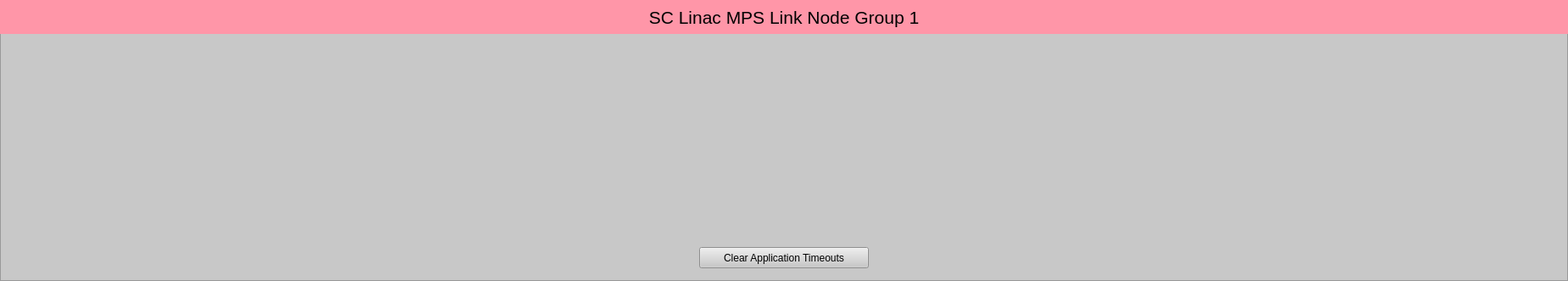
<?xml version="1.0" encoding="UTF-8"?>
<ui version="4.0">
 <class>Form</class>
 <widget class="QWidget" name="Form">
  <property name="geometry">
   <rect>
    <x>0</x>
    <y>0</y>
    <width>1848</width>
    <height>331</height>
   </rect>
  </property>
  <property name="windowTitle">
   <string>SC Linac MPS Link Node Group 1</string>
  </property>
  <widget class="QFrame" name="frame">
   <property name="geometry">
    <rect>
     <x>0</x>
     <y>0</y>
     <width>1848</width>
     <height>331</height>
    </rect>
   </property>
   <property name="styleSheet">
    <string notr="true">background-color: rgb(200, 200, 200);</string>
   </property>
   <property name="frameShape">
    <enum>QFrame::StyledPanel</enum>
   </property>
   <property name="frameShadow">
    <enum>QFrame::Raised</enum>
   </property>
   <widget class="QLabel" name="label">
    <property name="geometry">
     <rect>
      <x>0</x>
      <y>0</y>
      <width>1848</width>
      <height>40</height>
     </rect>
    </property>
    <property name="font">
     <font>
      <pointsize>16</pointsize>
     </font>
    </property>
    <property name="styleSheet">
     <string notr="true">background-color: rgb(255, 150, 168);</string>
    </property>
    <property name="text">
     <string>SC Linac MPS Link Node Group 1</string>
    </property>
    <property name="alignment">
     <set>Qt::AlignCenter</set>
    </property>
   </widget>
   <widget class="PyDMEmbeddedDisplay" name="PyDMEmbeddedDisplay">
    <property name="geometry">
     <rect>
      <x>1381</x>
      <y>50</y>
      <width>457</width>
      <height>230</height>
     </rect>
    </property>
    <property name="toolTip">
     <string/>
    </property>
    <property name="macros" stdset="0">
     <string>{"P":"MPLN:COL0:MP01:1","CN":"SIOC:SYS0:MP01","AID":"0","SLOT_FILE":"LinkNode56_slot.ui","P_IN":"SIOC:SYS0:MP01","PGP":"1","LN":"56","TYPE":"REM","LOCA":"COL0","IOC_UNIT":"MP01","INST":"1","VIS":"0","P_IN2":"SIOC:SYS0:MP03","TEXT":"CN B005"}</string>
    </property>
    <property name="filename" stdset="0">
     <string>$PYDM/mps/mps_crate_link.ui</string>
    </property>
   </widget>
   <widget class="PyDMEmbeddedDisplay" name="PyDMEmbeddedDisplay">
    <property name="geometry">
     <rect>
      <x>924</x>
      <y>50</y>
      <width>457</width>
      <height>230</height>
     </rect>
    </property>
    <property name="toolTip">
     <string/>
    </property>
    <property name="macros" stdset="0">
     <string>{"P":"MPLN:L0B:MP05:1","CN":"SIOC:SYS0:MP01","AID":"0","SLOT_FILE":"LinkNode55_slot.ui","P_IN":"MPLN:COL0:MP01:1","PGP":"0","LN":"55","TYPE":"LOC","LOCA":"L0B","IOC_UNIT":"MP05","INST":"1","VIS":"0","P_IN2":"MPLN:COL0:MP01:1","TEXT":"LN Rx"}</string>
    </property>
    <property name="filename" stdset="0">
     <string>$PYDM/mps/mps_crate_link.ui</string>
    </property>
   </widget>
   <widget class="PyDMEmbeddedDisplay" name="PyDMEmbeddedDisplay">
    <property name="geometry">
     <rect>
      <x>467</x>
      <y>50</y>
      <width>457</width>
      <height>230</height>
     </rect>
    </property>
    <property name="toolTip">
     <string/>
    </property>
    <property name="macros" stdset="0">
     <string>{"P":"MPLN:L0B:MP04:1","CN":"SIOC:SYS0:MP01","AID":"0","SLOT_FILE":"LinkNode54_slot.ui","P_IN":"MPLN:L0B:MP05:1","PGP":"0","LN":"54","TYPE":"LOC","LOCA":"L0B","IOC_UNIT":"MP04","INST":"1","VIS":"0","P_IN2":"MPLN:L0B:MP05:1","TEXT":"LN Rx"}</string>
    </property>
    <property name="filename" stdset="0">
     <string>$PYDM/mps/mps_crate_link.ui</string>
    </property>
   </widget>
   <widget class="PyDMEmbeddedDisplay" name="PyDMEmbeddedDisplay">
    <property name="geometry">
     <rect>
      <x>10</x>
      <y>50</y>
      <width>457</width>
      <height>230</height>
     </rect>
    </property>
    <property name="toolTip">
     <string/>
    </property>
    <property name="macros" stdset="0">
     <string>{"P":"MPLN:L0B:MP03:1","CN":"SIOC:SYS0:MP01","AID":"0","SLOT_FILE":"LinkNode53_slot.ui","P_IN":"MPLN:L0B:MP04:1","PGP":"0","LN":"53","TYPE":"LOC","LOCA":"L0B","IOC_UNIT":"MP03","INST":"1","VIS":"0","P_IN2":"MPLN:L0B:MP04:1","TEXT":"LN Rx"}</string>
    </property>
    <property name="filename" stdset="0">
     <string>$PYDM/mps/mps_crate_link.ui</string>
    </property>
   </widget>
   <widget class="PyDMDrawingImage" name="PyDMDrawingImage">
    <property name="geometry">
     <rect>
      <x>10</x>
      <y>279</y>
      <width>250</width>
      <height>50</height>
     </rect>
    </property>
    <property name="toolTip">
     <string/>
    </property>
    <property name="styleSheet">
     <string notr="true">background-color: rgb(200, 200, 200);</string>
    </property>
    <property name="filename" stdset="0">
     <string>$PYDM/mps/lcls_mps_lockup_sidebyside_digital.png</string>
    </property>
   </widget>
   <widget class="PyDMPushButton" name="PyDMPushButton">
    <property name="geometry">
     <rect>
      <x>824</x>
      <y>291</y>
      <width>200</width>
      <height>25</height>
     </rect>
    </property>
    <property name="toolTip">
     <string/>
    </property>
    <property name="text">
     <string>Clear Application Timeouts</string>
    </property>
    <property name="channel" stdset="0">
     <string>ca://SIOC:SYS0:MP01:TO_ERR_CLR</string>
    </property>
    <property name="pressValue" stdset="0">
     <string>1</string>
    </property>
    <property name="releaseValue" stdset="0">
     <string>0</string>
    </property>
   </widget>
  </widget>
 </widget>
 <customwidgets>
  <customwidget>
   <class>PyDMEmbeddedDisplay</class>
   <extends>QFrame</extends>
   <header>pydm.widgets.embedded_display</header>
  </customwidget>
  <customwidget>
   <class>PyDMPushButton</class>
   <extends>QPushButton</extends>
   <header>pydm.widgets.pushbutton</header>
  </customwidget>
  <customwidget>
   <class>PyDMDrawingImage</class>
   <extends>QWidget</extends>
   <header>pydm.widgets.drawing</header>
  </customwidget>
 </customwidgets>
 <resources/>
 <connections/>
</ui>
